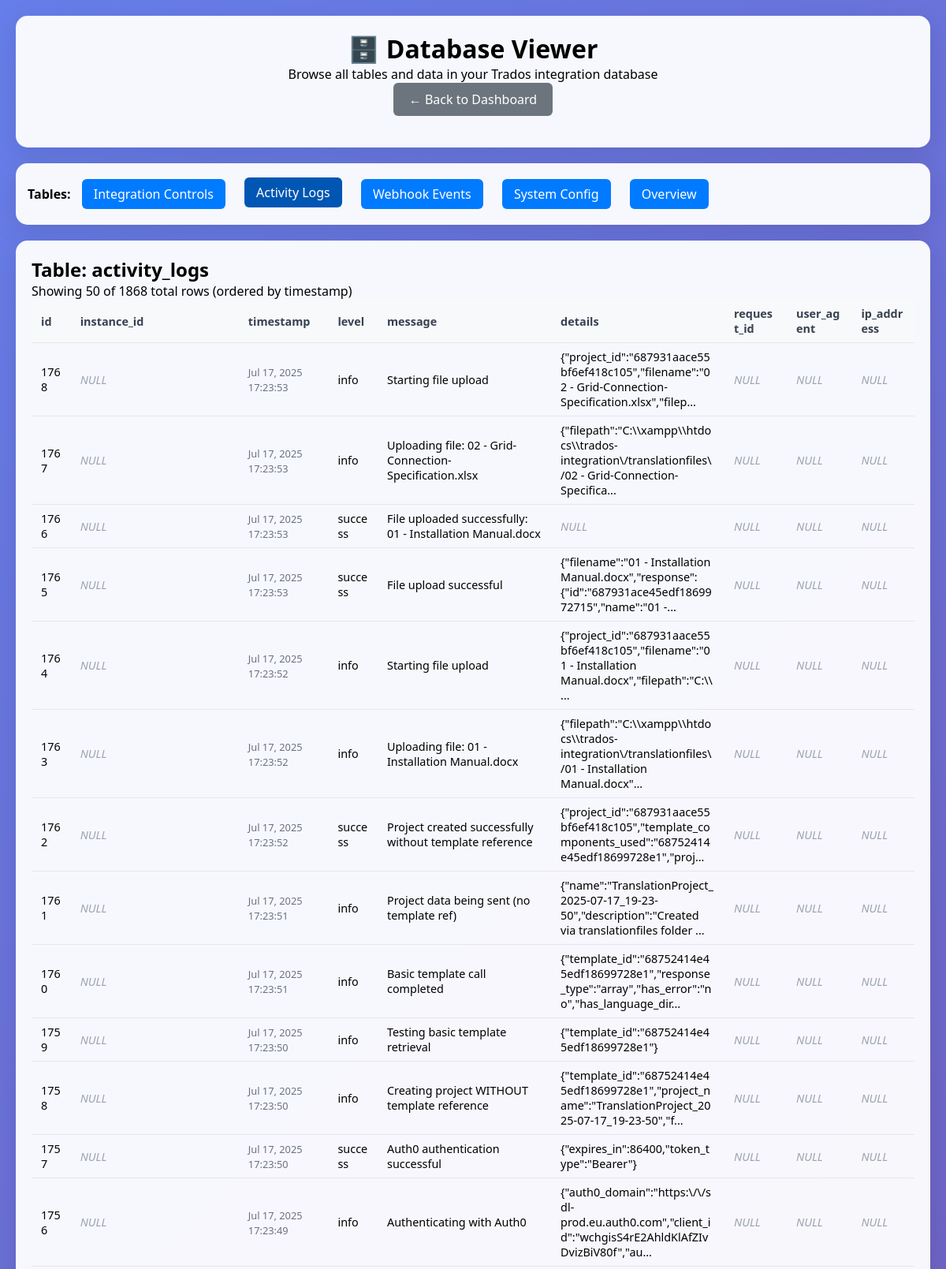
The app's page /database-viewer.php?table=activity_logs&page=3 (upper part) with its own data.
### tables this page shows
CREATE TABLE activity_logs (
            id INTEGER PRIMARY KEY AUTOINCREMENT,
            instance_id TEXT,
            timestamp DATETIME DEFAULT CURRENT_TIMESTAMP,
            level TEXT DEFAULT 'info' CHECK(level IN ('success', 'info', 'warning', 'error')),
            message TEXT NOT NULL,
            details TEXT,
            request_id TEXT,
            user_agent TEXT,
            ip_address TEXT
        );

### database-viewer.php (the view, shortened to what this page needs)
<?php
require_once 'includes/database.php';
$selectedTable = $_GET['table'] ?? null;
$page = max(1, (int)($_GET['page'] ?? 1));
$perPage = 50;
$offset = ($page - 1) * $perPage;
?>
<!DOCTYPE html>
<html lang="en">
<head>
</head>
<body>
    <div class="container">
        <div class="header">
            <h1>🗄️ Database Viewer</h1>
            <p>Browse all tables and data in your Trados integration database</p>
            <a href="index.php" class="back-link">← Back to Dashboard</a>
        </div>
        <div class="nav">
            <strong>Tables:</strong>
            <a href="?table=integration_controls" <?php echo $selectedTable === 'integration_controls' ? 'class="active"' : ''; ?>>
                Integration Controls
            </a>
            <a href="?table=activity_logs" <?php echo $selectedTable === 'activity_logs' ? 'class="active"' : ''; ?>>
                Activity Logs
            </a>
            <a href="?table=webhook_events" <?php echo $selectedTable === 'webhook_events' ? 'class="active"' : ''; ?>>
                Webhook Events
            </a>
            <a href="?table=system_config" <?php echo $selectedTable === 'system_config' ? 'class="active"' : ''; ?>>
                System Config
            </a>
            <a href="?" <?php echo !$selectedTable ? 'class="active"' : ''; ?>>
                Overview
            </a>
        </div>
        <div class="content">
            <?php if (!$selectedTable): ?>
                <h2>Database Overview</h2>
                <?php
                $tables = ['integration_controls', 'activity_logs', 'webhook_events', 'system_config'];
                $stats = [];
                foreach ($tables as $table) {
                    try {
                        $stmt = $pdo->query("SELECT COUNT(*) as count FROM `$table`");
                        $stats[$table] = $stmt->fetch()['count'];
                    } catch (PDOException $e) {
                        $stats[$table] = 'Error';
                        echo "<div class='error'>Error getting count for table '$table': " . htmlspecialchars($e->getMessage()) . "</div>";
                    }
                }
                try {
                    $stmt = $pdo->query("SELECT sqlite_version() as version");
                    $version = 'SQLite ' . $stmt->fetch()['version'];
                    $database_file = __DIR__ . '/data/trados.db';
                    $size_mb = file_exists($database_file) ? round(filesize($database_file) / 1024 / 1024, 2) : 0;
                } catch (Exception $e) {
                    $version = 'Unknown';
                    $size_mb = 0;
                    echo "<div class='error'>Error getting database info: " . htmlspecialchars($e->getMessage()) . "</div>";
                }
                ?>
                <div class="stats">
                    <div class="stat-card">
                        <div class="stat-number"><?php echo $stats['integration_controls']; ?></div>
                        <div>Integration Controls</div>
                    </div>
                    <div class="stat-card">
                        <div class="stat-number"><?php echo $stats['activity_logs']; ?></div>
                        <div>Activity Logs</div>
                    </div>
                    <div class="stat-card">
                        <div class="stat-number"><?php echo $stats['webhook_events']; ?></div>
                        <div>Webhook Events</div>
                    </div>
                    <div class="stat-card">
                        <div class="stat-number"><?php echo $stats['system_config']; ?></div>
                        <div>Config Settings</div>
                    </div>
                </div>
                <h3>Database Information</h3>
                <table>
                    <tr><td><strong>Version:</strong></td><td><?php echo htmlspecialchars($version); ?></td></tr>
                    <tr><td><strong>Size:</strong></td><td><?php echo $size_mb; ?> MB</td></tr>
                    <tr><td><strong>Location:</strong></td><td><?php echo htmlspecialchars(realpath(__DIR__ . '/data/trados.db') ?: 'File not found'); ?></td></tr>
                </table>
            <?php else: ?>
                <?php
                try {
                    $countStmt = $pdo->prepare("SELECT COUNT(*) as total FROM `$selectedTable`");
                    $countStmt->execute();
                    $totalRows = $countStmt->fetch()['total'];
                    $structStmt = $pdo->query("PRAGMA table_info(`$selectedTable`)");
                    $columns = $structStmt->fetchAll(PDO::FETCH_ASSOC);
                    $columnNames = array_column($columns, 'name');
                    $orderBy = 'rowid';
                    if (in_array('timestamp', $columnNames)) {
                        $orderBy = 'timestamp';
                    } elseif (in_array('created_at', $columnNames)) {
                        $orderBy = 'created_at';
                    } elseif (in_array('id', $columnNames)) {
                        $orderBy = 'id';
                    }
                    $stmt = $pdo->prepare("SELECT * FROM `$selectedTable` ORDER BY `$orderBy` DESC LIMIT ? OFFSET ?");
                    $stmt->bindValue(1, $perPage, PDO::PARAM_INT);
                    $stmt->bindValue(2, $offset, PDO::PARAM_INT);
                    $stmt->execute();
                    $rows = $stmt->fetchAll(PDO::FETCH_ASSOC);
                    if (empty($rows)) {
                        echo "<p>No data found in table: <strong>" . htmlspecialchars($selectedTable) . "</strong></p>";
                    } else {
                        echo "<h2>Table: " . htmlspecialchars($selectedTable) . "</h2>";
                        echo "<p>Showing " . count($rows) . " of $totalRows total rows (ordered by $orderBy)</p>";
                        $tableColumns = array_keys($rows[0]);
                        echo "<table>";
                        echo "<thead><tr>";
                        foreach ($tableColumns as $column) {
                            echo "<th>" . htmlspecialchars($column) . "</th>";
                        }
                        echo "</tr></thead>";
                        echo "<tbody>";
                        foreach ($rows as $row) {
                            echo "<tr>";
                            foreach ($tableColumns as $column) {
                                $value = $row[$column];
                                echo "<td>";
                                if ($value === null) {
                                    echo "<em style='color: #9ca3af;'>NULL</em>";
                                } elseif ($column === 'status') {
                                    echo "<span class='status-badge status-$value'>" . ucfirst(htmlspecialchars($value)) . "</span>";
                                } elseif (in_array($column, ['timestamp', 'created_at', 'last_activity', 'updated_at']) && $value) {
                                    echo "<span class='timestamp'>" . date('M j, Y H:i:s', strtotime($value)) . "</span>";
                                } elseif (in_array($column, ['client_secret']) && $value) {
                                    echo "<code>" . substr($value, 0, 10) . "..." . substr($value, -4) . "</code>";
                                } elseif (strlen($value) > 100) {
                                    echo "<span title='" . htmlspecialchars($value) . "'>" .
                                         htmlspecialchars(substr($value, 0, 100)) . "...</span>";
                                } else {
                                    echo htmlspecialchars($value);
                                }
                                echo "</td>";
                            }
                            echo "</tr>";
                        }
                        echo "</tbody></table>";
                    }
                } catch (PDOException $e) {
                    echo "<div class='error'>Database error: " . htmlspecialchars($e->getMessage()) . "</div>";
                } catch (Exception $e) {
                    echo "<div class='error'>Error: " . htmlspecialchars($e->getMessage()) . "</div>";
                }
                ?>
            <?php endif; ?>
        </div>
    </div>
</body>
</html>

### database-viewer.php (style rules this page uses)
* { margin: 0; padding: 0; box-sizing: border-box; }
body { font-family: 'Segoe UI', Tahoma, Geneva, Verdana, sans-serif; background: linear-gradient(135deg, #667eea 0%, #764ba2 100%); min-height: 100vh; padding: 20px; }
.container { max-width: 1400px; margin: 0 auto; }
.header { background: rgba(255, 255, 255, 0.95); backdrop-filter: blur(10px); border-radius: 15px; padding: 20px; margin-bottom: 20px; box-shadow: 0 8px 32px rgba(0, 0, 0, 0.1); text-align: center; }
.nav { background: rgba(255, 255, 255, 0.95); backdrop-filter: blur(10px); border-radius: 15px; padding: 15px; margin-bottom: 20px; box-shadow: 0 8px 32px rgba(0, 0, 0, 0.1); }
.nav a { display: inline-block; margin: 5px 10px; padding: 8px 15px; background: #007bff; color: white; text-decoration: none; border-radius: 6px; transition: all 0.2s ease; }
.nav a:hover, .nav a.active { background: #0056b3; transform: translateY(-2px); }
.content { background: rgba(255, 255, 255, 0.95); backdrop-filter: blur(10px); border-radius: 15px; padding: 20px; box-shadow: 0 8px 32px rgba(0, 0, 0, 0.1); overflow-x: auto; }
table { width: 100%; border-collapse: collapse; font-size: 0.9rem; }
th, td { text-align: left; padding: 8px 12px; border-bottom: 1px solid #e5e7eb; word-break: break-word; max-width: 300px; }
th { background: #f8f9fa; font-weight: 600; color: #374151; position: sticky; top: 0; }
.timestamp { font-size: 0.8rem; color: #6b7280; }
.back-link { display: inline-block; margin-bottom: 20px; padding: 10px 20px; background: #6c757d; color: white; text-decoration: none; border-radius: 6px; }

### records on screen
activity_logs: id "1768", timestamp "Jul 17, 2025 17:23:53", level "info", message "Starting file upload", details "{\"project_id\":\"687931aace55bf6ef418c105\",\"filename\":\"02 - Grid-Connection-Specification.xlsx\",\"filep"
activity_logs: id "1767", timestamp "Jul 17, 2025 17:23:53", level "info", message "Uploading file: 02 - Grid-Connection-Specification.xlsx", details "{\"filepath\":\"C:\\\\xampp\\\\htdocs\\\\trados-integration\\/translationfiles\\/02 - Grid-Connection-Specifica"
activity_logs: id "1766", timestamp "Jul 17, 2025 17:23:53", level "success", message "File uploaded successfully: 01 - Installation Manual.docx"
activity_logs: id "1765", timestamp "Jul 17, 2025 17:23:53", level "success", message "File upload successful", details "{\"filename\":\"01 - Installation Manual.docx\",\"response\":{\"id\":\"687931ace45edf1869972715\",\"name\":\"01 -"
activity_logs: id "1764", timestamp "Jul 17, 2025 17:23:52", level "info", message "Starting file upload", details "{\"project_id\":\"687931aace55bf6ef418c105\",\"filename\":\"01 - Installation Manual.docx\",\"filepath\":\"C:\\\\"
activity_logs: id "1763", timestamp "Jul 17, 2025 17:23:52", level "info", message "Uploading file: 01 - Installation Manual.docx", details "{\"filepath\":\"C:\\\\xampp\\\\htdocs\\\\trados-integration\\/translationfiles\\/01 - Installation Manual.docx\""
activity_logs: id "1762", timestamp "Jul 17, 2025 17:23:52", level "success", message "Project created successfully without template reference", details "{\"project_id\":\"687931aace55bf6ef418c105\",\"template_components_used\":\"68752414e45edf18699728e1\",\"proj"
activity_logs: id "1761", timestamp "Jul 17, 2025 17:23:51", level "info", message "Project data being sent (no template ref)", details "{\"name\":\"TranslationProject_2025-07-17_19-23-50\",\"description\":\"Created via translationfiles folder"
activity_logs: id "1760", timestamp "Jul 17, 2025 17:23:51", level "info", message "Basic template call completed", details "{\"template_id\":\"68752414e45edf18699728e1\",\"response_type\":\"array\",\"has_error\":\"no\",\"has_language_dir"
activity_logs: id "1759", timestamp "Jul 17, 2025 17:23:50", level "info", message "Testing basic template retrieval", details "{\"template_id\":\"68752414e45edf18699728e1\"}"
activity_logs: id "1758", timestamp "Jul 17, 2025 17:23:50", level "info", message "Creating project WITHOUT template reference", details "{\"template_id\":\"68752414e45edf18699728e1\",\"project_name\":\"TranslationProject_2025-07-17_19-23-50\",\"f"
activity_logs: id "1757", timestamp "Jul 17, 2025 17:23:50", level "success", message "Auth0 authentication successful", details "{\"expires_in\":86400,\"token_type\":\"Bearer\"}"
activity_logs: id "1756", timestamp "Jul 17, 2025 17:23:49", level "info", message "Authenticating with Auth0", details "{\"auth0_domain\":\"https:\\/\\/sdl-prod.eu.auth0.com\",\"client_id\":\"wchgisS4rE2AhldKlAfZIvDvizBiV80f\",\"au"

### other values on screen
$selectedTable "activity_logs"
count($rows) "50"
$totalRows "1868"
$orderBy "timestamp"
$column "id"
$column "instance_id"
$column "timestamp"
$column "level"
$column "message"
$column "details"
$column "request_id"
$column "user_agent"
$column "ip_address"
